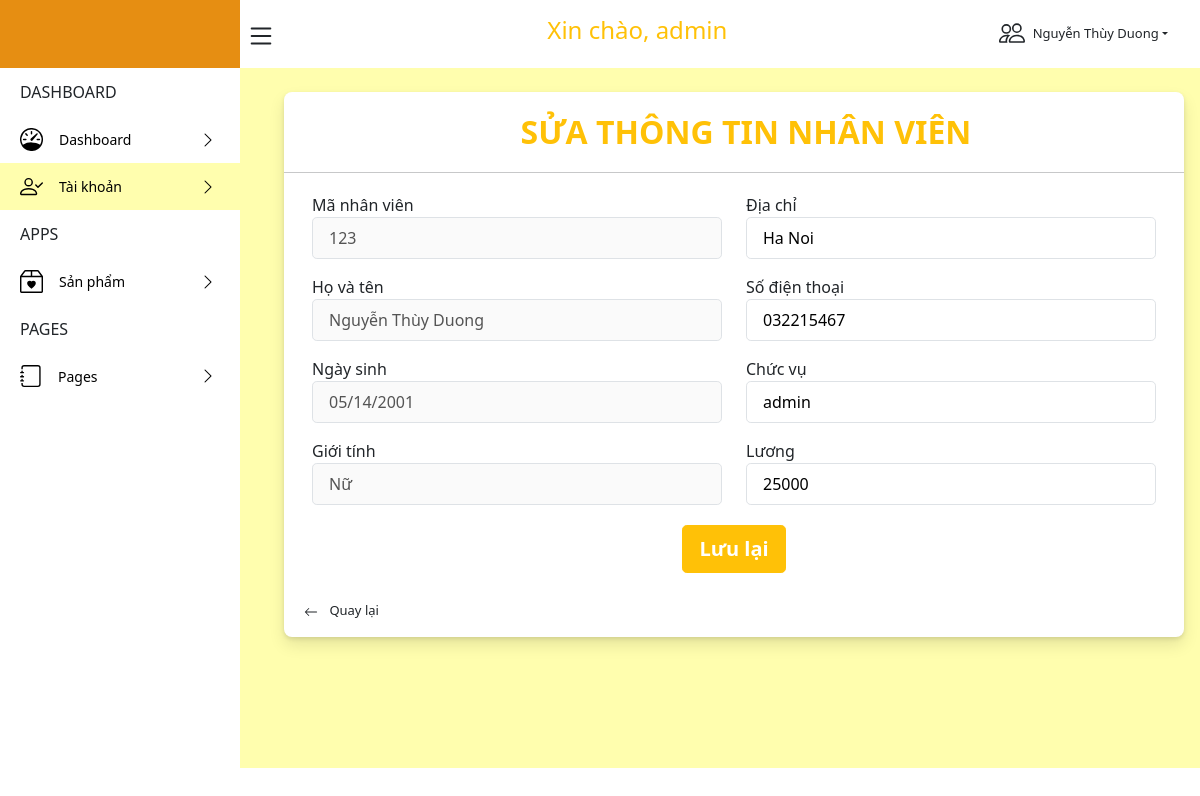
The page /admin/taikhoan/update_account.php?id=123 on the database as committed earlier.
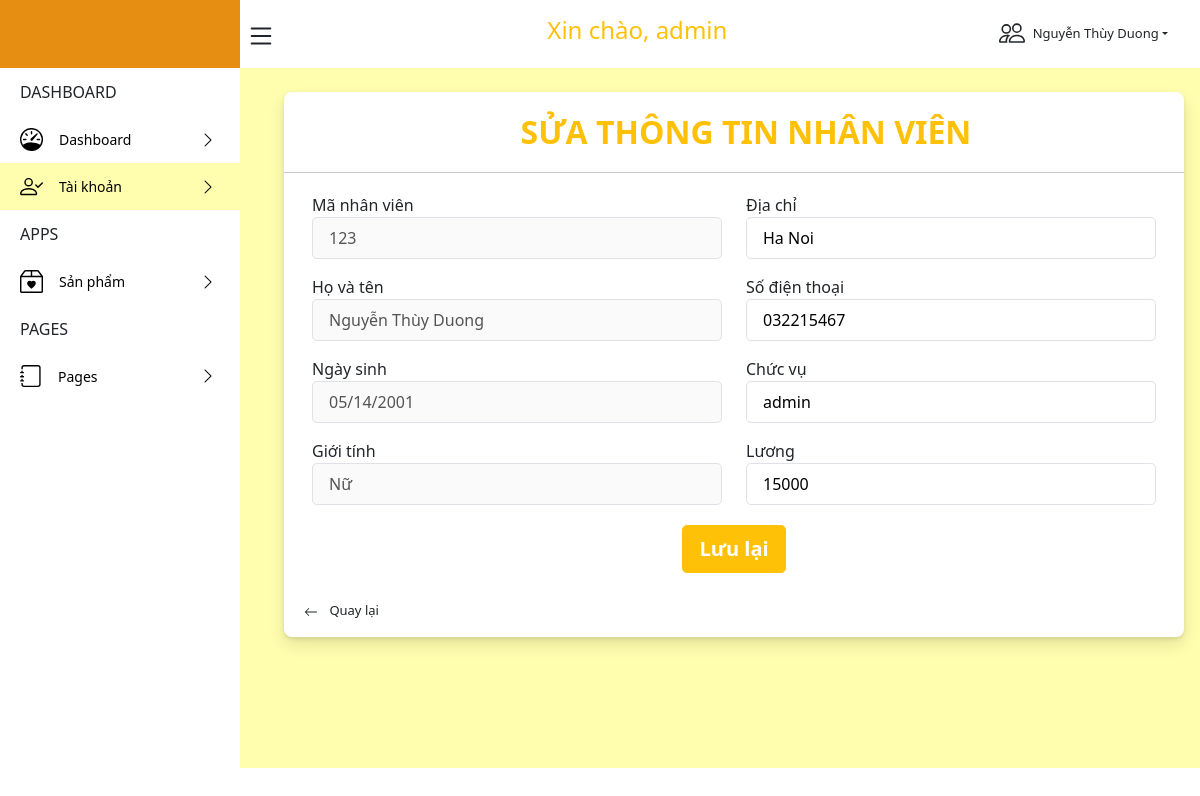
The same page on the database as committed later.
### tables this page shows
CREATE TABLE `account` (
  `id` int(11) NOT NULL,
  `hoten` varchar(100) DEFAULT NULL,
  `email` varchar(100) DEFAULT NULL,
  `gioitinh` varchar(3) DEFAULT NULL,
  `ngaysinh` date DEFAULT NULL,
  `diachi` varchar(500) DEFAULT NULL,
  `sđt` varchar(20) DEFAULT NULL,
  `password` varchar(20) DEFAULT NULL,
  `chucvu` varchar(50) NOT NULL,
  `luong` int(11) NOT NULL
);

### admin/taikhoan/update_account.php (the view, shortened to what the changed rows need)
<?php include('../template/header.php');
?>
<?php
$id = $_GET['id'];
$sql = "SELECT * FROM account WHERE id='$id';";
    $result = mysqli_query($conn,$sql);
    if(mysqli_num_rows($result)>0){
    $row = mysqli_fetch_assoc($result);
    }
?>
<body id="body-pd">
    <header class="header" id="header">
        <div class="header_toggle">
        </div>
        <h4 class="mt-1 text-center text-warning">Xin chào, <?php echo $row['chucvu'];?></h4>
        <div class="mt-3 d-flex py-2 ">
            <p class="pt-1 dropdown-toggle" style="font-size:13px" data-bs-toggle="dropdown" aria-expanded="false">
                <?php echo $row['hoten']; ?></p>
        </div>
    </header>
    <div class="height-100">
        <section style="background:#fffeae; height:700px">
            <div class="container p-3">
                <div class="mt-2 ms-3 row">
                    <div class="login col-md-12 d-flex justify-content-center">
                        <div style="box-shadow: 0 2px 4px 0 #0000001a, 0 8px 16px 0 #0000001a;background:white;width:1200px;border-radius:8px"
                            class="">
                            <form class="form-addaccount" action="process_updateaccount.php?id=<?php echo $id ?>&id1=<?php echo $row['id']; ?>?>"
                                method="post">
                                <div class="pt-1 pb-3 mx-3 row">
                                    <div class="col">
                                        <label>Mã nhân viên</label>
                                        <input class="col-md-12 ps-3 border py-2 rounded-3" type="text" name="id"
                                            disabled placeholder="" value="<?php echo $row['id'];?>">
                                        <label class="mt-3">Họ và tên</label>
                                        <input class="col-md-12 ps-3 border py-2 rounded-3" type="text" name="hovaten"
                                            disabled placeholder="" value="<?php echo $row['hoten'];?>">
                                        <label class="mt-3">Ngày sinh</label>
                                        <input class="col-md-12 ps-3 border py-2 rounded-3" type="date" name="ngaysinh"
                                            disabled placeholder="" value="<?php echo $row['ngaysinh'];?>">
                                        <label class="mt-3">Giới tính</label>
                                        <input class="col-md-12 ps-3 border py-2 rounded-3" type="text" name="gioitinh"
                                            disabled placeholder="" value="<?php echo $row['gioitinh'];?>">
                                    </div>
                                    <div class="col">
                                        <label class="">Địa chỉ</label>
                                        <input class="col-md-12 ps-3 border py-2 rounded-3" type="text" name="diachi"
                                            placeholder="" value="<?php echo $row['diachi'];?>">
                                        <label class="mt-3">Số điện thoại</label>
                                        <input class="col-md-12 ps-3 border py-2 rounded-3" type="tel" name="sdt"
                                            value="<?php echo $row['sđt'];?>">
                                        <label class="mt-3">Chức vụ</label>
                                        <input class="col-md-12 ps-3 border py-2 rounded-3" type="text" name="chucvu"
                                            value="<?php echo $row['chucvu'];?>">
                                        <label class="mt-3">Lương</label>
                                        <input class="col-md-12 ps-3 border py-2 rounded-3" type="text" name="luong"
                                            value="<?php echo $row['luong'];?>">
                                    </div>
                                </div>
                            </form>
                        </div>
                    </div>
                </div>
            </div>
    </div>
    <?php include('../template/footer.php');
?>

Rows that differ between the two databases and show on the page:
changed account "admin": luong "25000" → "15000"
